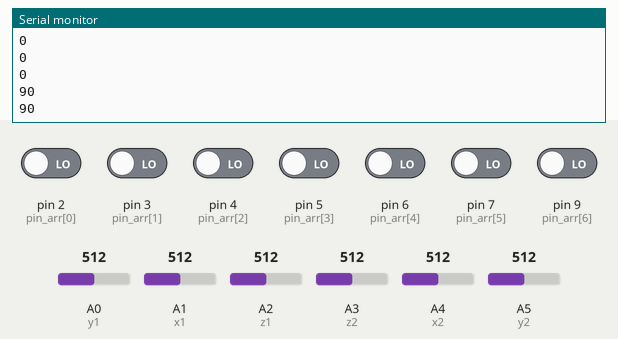
A sketch run on a simulated Arduino Uno, built with avr-gcc and run on an emulated ATmega328P. On the bench: the last lines printed to the serial monitor. Inputs (shaded band) come from the test bench; at power-on: pin 2 (pin_arr[0]), pin 3 (pin_arr[1]), pin 4 (pin_arr[2]), pin 5 (pin_arr[3]), pin 6 (pin_arr[4]), pin 7 (pin_arr[5]), pin 9 (pin_arr[6]) LOW, A4 (x2) = 512, A5 (y2) = 512, A0 (y1) = 512, A1 (x1) = 512, A2 (z1) = 512, A3 (z2) = 512. No radio packets arrive unless stated.

Above: at 1.2 s.
1.3 s: A4 (x2) set to 557
At 2.3 s:
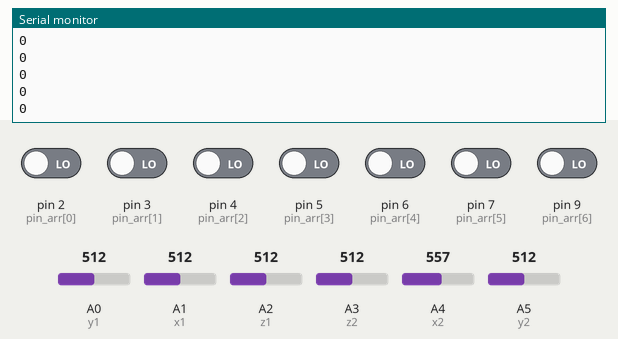
2.8 s: A4 (x2) set to 584
At 3.5 s:
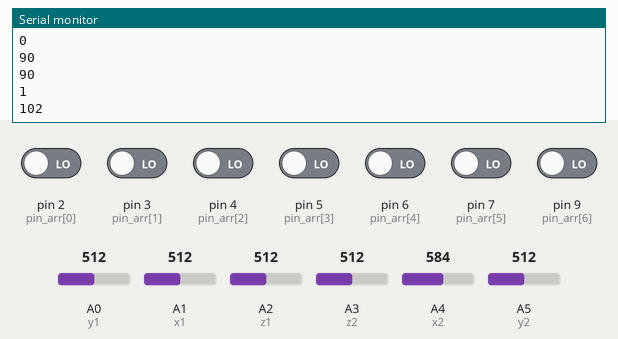
4.3 s: A5 (y2) set to 553
At 5.1 s:
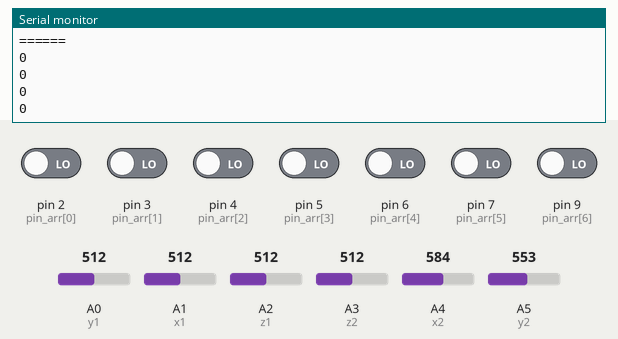
7.3 s: A5 (y2) set to 586
At 8.4 s:
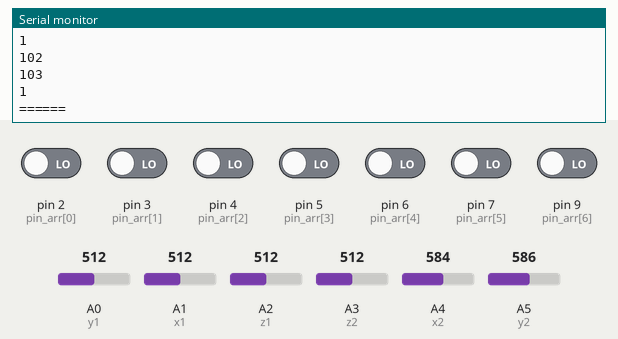
Timing chart, 0 to 9.6 s (numbered marks = the images above; inputs shaded):
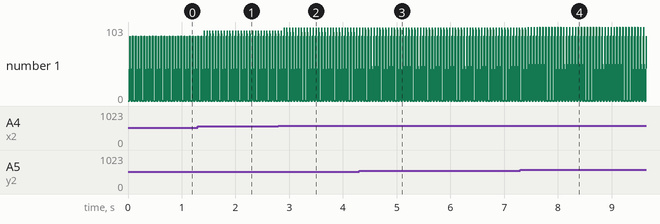

Measured:
- the behaviour switches between 568 and 569 on A5 (y2) (found by bisection; images 3 and 4)
- after the input at 1.3 s, the serial monitor: prints a new line after 0.12 s (image 1)
- after the input at 2.8 s, the serial monitor: prints a new line after 0.10 s (image 2)
- after the input at 4.3 s, the serial monitor: prints a new line after 0.12 s (image 3)
- after the input at 7.3 s, the serial monitor: prints a new line after 0.15 s (image 4)
- plotted number 1: 0 → 98 after the input at 1.3 s

The sketch:

Wireless_Joystick.ino
```cpp
/*
 * Team ID: 3875
 * Author List: Tanay Agrawal
 * Filename: remote.ino
 * Theme: Spotter Snake
 * Functions: setup(), loop()
 * Global Variables: x1,x2,y1,y2,z1,z2(pins of jouysticks)
 *                   pin_arr(array of digital pins used for remote switches)
 *                   r_x1,r_y1,r_z1,r_x2,r_y2,r_z2(mapped analog reading of pins)
 *                   address(used to describe radio address)
 */

//========================================================================
#include <SPI.h>
#include <nRF24L01.h>
#include <RF24.h>
int pin_arr[7]={2,3,4,5,6,7,9};
RF24 radio( 8,10 ); // CE, CSN

//for joysticks
int x1 = A1;
int y1 = A0;
int z1 = A2;
int x2 = A4;
int y2 = A5;
int z2 = A3;
int r_x1,r_y1,r_z1,r_x2,r_y2,r_z2;

const byte address[6] = "00001";

void setup() {
  radio.begin();
  radio.openWritingPipe(address);
  radio.setPALevel(RF24_PA_MAX);
  radio.stopListening();

  Serial.begin(9600);
  pinMode(x1,INPUT);
  pinMode(y1,INPUT);
  pinMode(z1,INPUT);
  pinMode(x2,INPUT);
  pinMode(y2,INPUT);
  pinMode(z2,INPUT);
  //switches
  for(int i=0;i<7;i++){
    pinMode(pin_arr[i],INPUT);
    }
}


/*
 * Loop reading Value of respective JoySticks
 */
void loop() {

  int send_arr[13];

    for(int i=0;i<7;i++)
    {
    send_arr[i] = digitalRead(pin_arr[i]);
    }

  //joystick1
  r_x1 = analogRead(x1);
  r_x1 = map(r_x1,0,1023,180,0);
  send_arr[7]=r_x1;
  r_y1 = analogRead(y1);
  r_y1 = map(r_y1,0,1023,180,0);
  send_arr[8]=r_y1;
  r_z1 = analogRead(z1);
  if(r_z1>50)
    {
       send_arr[9]=1;
    }
  else
    {
       send_arr[9]=0;
    }

  //joystick2(reading, mapping and sending values)
  r_x2 = analogRead(x2);
  r_x2 = map(r_x2,0,1023,0,180);
   send_arr[10]=r_x2;
  r_y2 = analogRead(y2);
  r_y2 = map(r_y2,0,1023,0,180);
   send_arr[11]=r_y2;
  r_z2 = analogRead(z2);
  if(r_z2>50)
    {
       send_arr[12]=1;
    }
  else
    {
       send_arr[12]=0;
    }

    for(int j=0;j<13;j++)
    {
      Serial.println(send_arr[j]);
      }
      Serial.println("======");

    //sending array
    radio.write(&send_arr, sizeof(send_arr));

//delay(1000);
}
```
